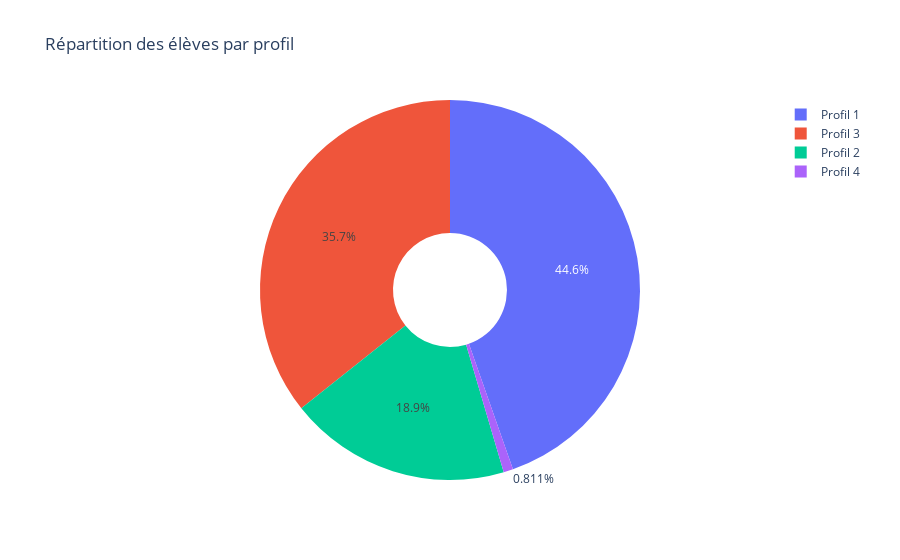

The cell this chart's notebook holds for it:
### Markdown cell above
### Répartition des élèves par profil basé sur la moyenne, l'assiduité, le comportement, les passages à l'infirmerie et le genre.

### Code cell
# Calcul des pourcentages d'élèves dans chaque profil
profil_counts = indicateurs_eleves['cluster'].value_counts(normalize=True) * 100
profil_counts.rename("Pourcentage d'élèves (%)", inplace=True)

# Création du graphique en camembert avec Plotly pour les pourcentages d'élèves par profil (numérotation commencée à 1)
import plotly.express as px

fig = px.pie(
    names=[f"Profil {i + 1}" for i in profil_counts.index],  # Remplacement de "Cluster" par "Profil" et commencement à 1
    values=profil_counts,
    title="Répartition des élèves par profil",
    hole=0.3
)

# Affichage du graphique
fig.show()
indicateurs_eleves.drop('cluster',axis='columns',inplace=True)

### Figure 1 — Plotly figure (JSON) as saved in the notebook; plotly's stock layout.template omitted (floating-point values rounded to 4 significant figures)
{"data": [{"domain": {"x": [0, 1], "y": [0, 1]}, "hole": 0.3, "hovertemplate": "label=%{label}<br>value=%{value}<extra></extra>", "labels": ["Profil 1", "Profil 3", "Profil 2", "Profil 4"], "legendgroup": "", "name": "", "showlegend": true, "type": "pie", "values": [44.62, 35.7, 18.86, 0.8114]}], "layout": {"legend": {"tracegroupgap": 0}, "title": {"text": "Répartition des élèves par profil"}}}
